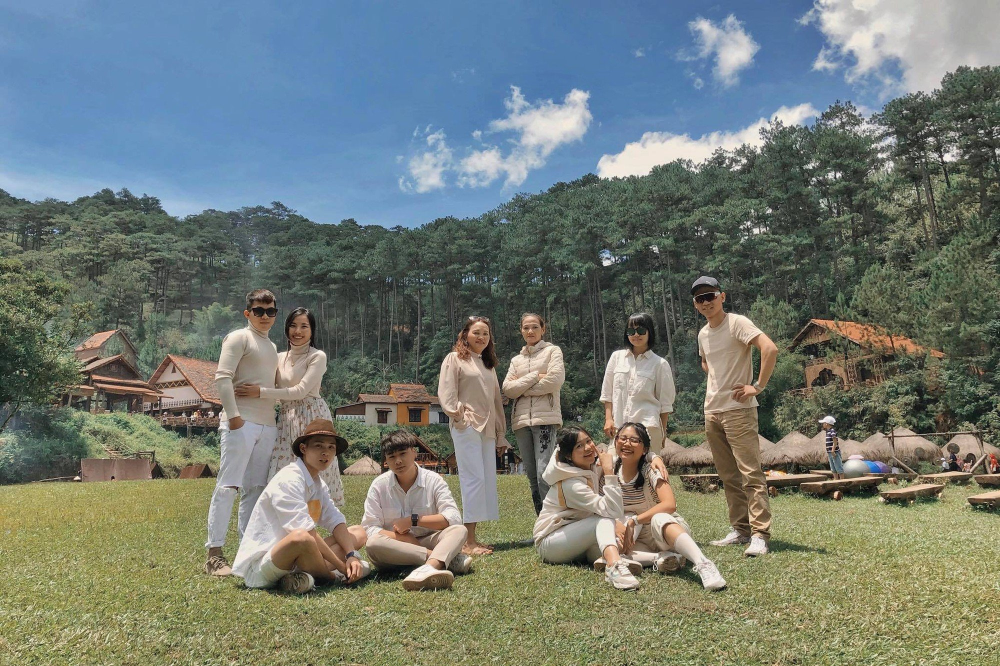
#> input picture code/img1.jpg, 2000 x 1332 px (shown at 1/2 size)
$ python -i seam.py   (imports and definitions only)
#> lines starting #> are read from the running program, lines starting #| are printed output that depends on the picture
#> further down, picture is the input picture: shape (1332, 2000, 3); mean B, G, R 116.5, 123.2, 115.2
import cv2
import imageio
import imutils
import pygame
import matplotlib.pyplot as plt
import numpy as np
from scipy import ndimage as ndi
from tqdm import tqdm
from numba import jit

REMOVAL_SEAM_COLOR = np.array([0, 0, 255])  # Color of seam when visualizing
INSERTED_SEAM_COLOR = np.array([0, 255, 0])  # Color of seam when visualizing

class SeamCarving:
    def __init__(self, img):
        self.img = img
        self.new_img = img.copy()
        self.isgray = len(img.shape) == 2
#> self.isgray = False
        self.sliders = []

    # [317 lines left out: functions gen_emap, gen_smap, get_minimum_seam, remove_seam, insert_seam, resize and 4 more, not called in this run]

    def get_mask(self):
        """
        This function display image for user to choose areas which they want to delete.
        Args:
            img: Input image. Defaults to None.
        Returns:
            mask: 2D Binary mask.
        """
        pygame.init()

        h, w = self.img.shape[0:2]
#> h = 1332; w = 2000
        temp_img = 0
        if self.isgray:
            temp_img = cv2.resize(self.img, (w//2, h//2))
        else:
            temp_img = cv2.cvtColor(cv2.resize(self.img, (w//2, h//2)), cv2.COLOR_BGR2RGB)
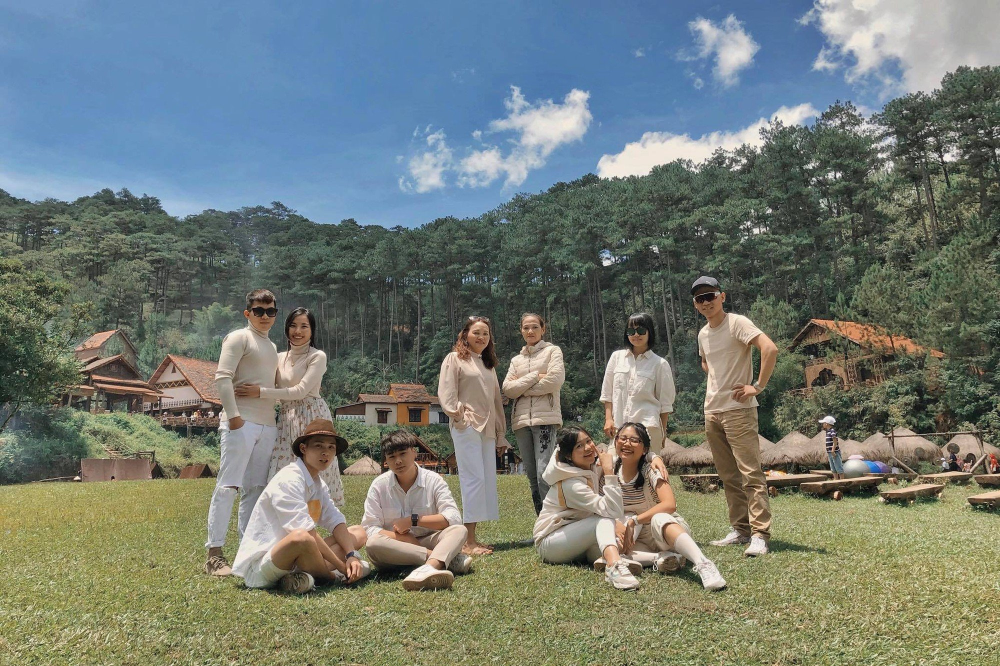
#> temp_img: shape (666, 1000, 3); mean R, G, B 115.3, 123.3, 116.6
        rotated_img = np.rot90(temp_img)
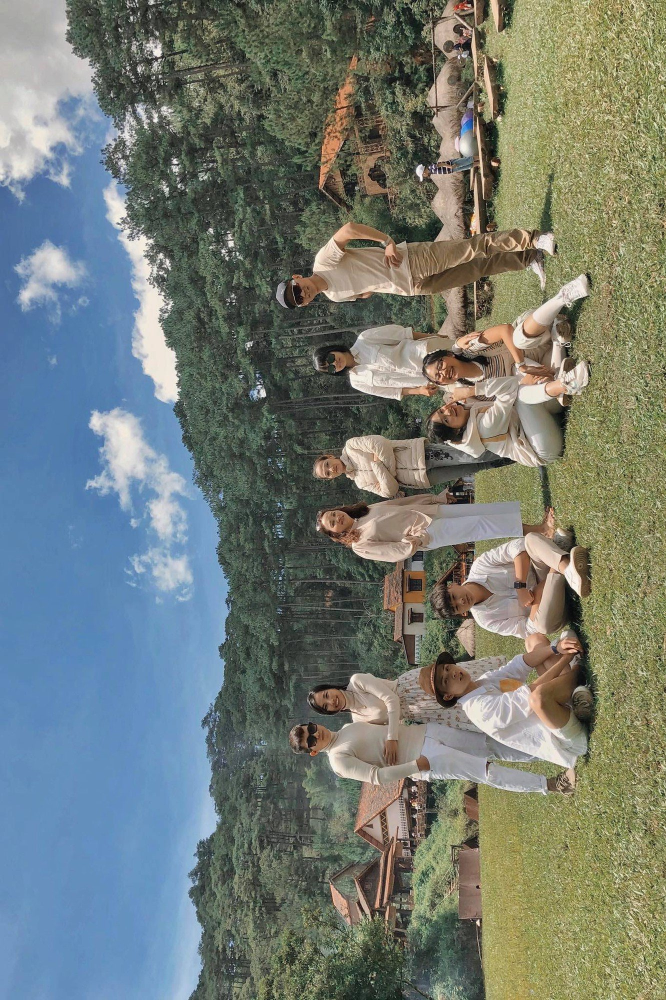
#> rotated_img: shape (1000, 666, 3); mean R, G, B 115.3, 123.3, 116.6

#> (the run stopped early here; a loop or call above may not have finished)

$ run again, on code/img2.jpg
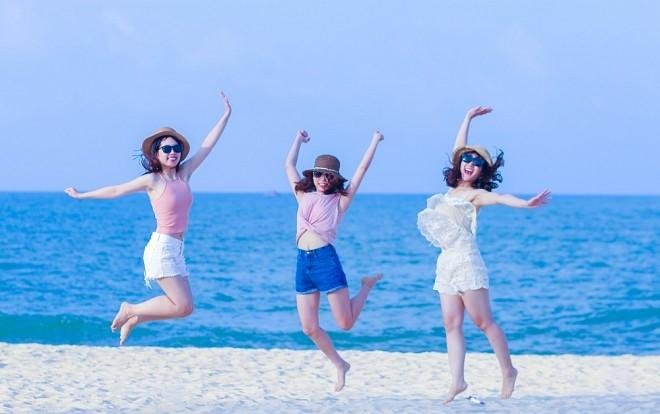
#> input picture code/img2.jpg, 660 x 414 px
#> picture is the input picture: shape (414, 660, 3); mean B, G, R 234.8, 184.2, 141.7
#> in get_mask, `rotated_img = np.rot90(temp_img)`:
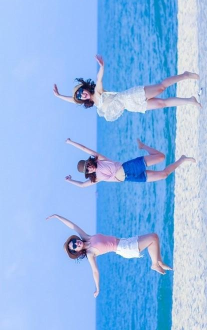
#> rotated_img: shape (330, 207, 3); mean R, G, B 141.8, 184.3, 235

$ run again, on code/dog.jpg
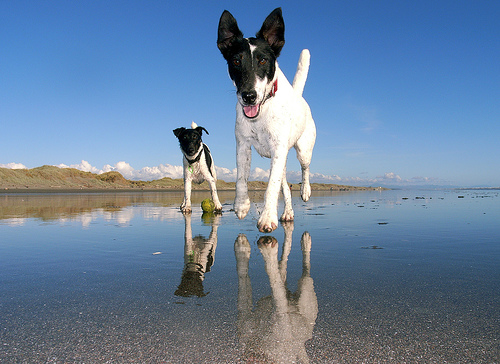
#> input picture code/dog.jpg, 500 x 364 px
#> picture is the input picture: shape (364, 500, 3); mean B, G, R 157.8, 129.7, 105
#> in get_mask, `temp_img = cv2.cvtColor(cv2.resize(self.img, (w//2, h//2)), cv2.COLOR_..`:
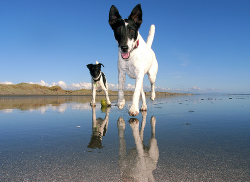
#> temp_img: shape (182, 250, 3); mean R, G, B 105.2, 129.8, 157.9
#> in get_mask, `rotated_img = np.rot90(temp_img)`:
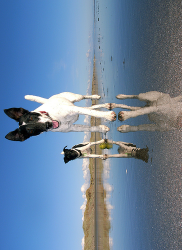
#> rotated_img: shape (250, 182, 3); mean R, G, B 105.2, 129.8, 157.9
